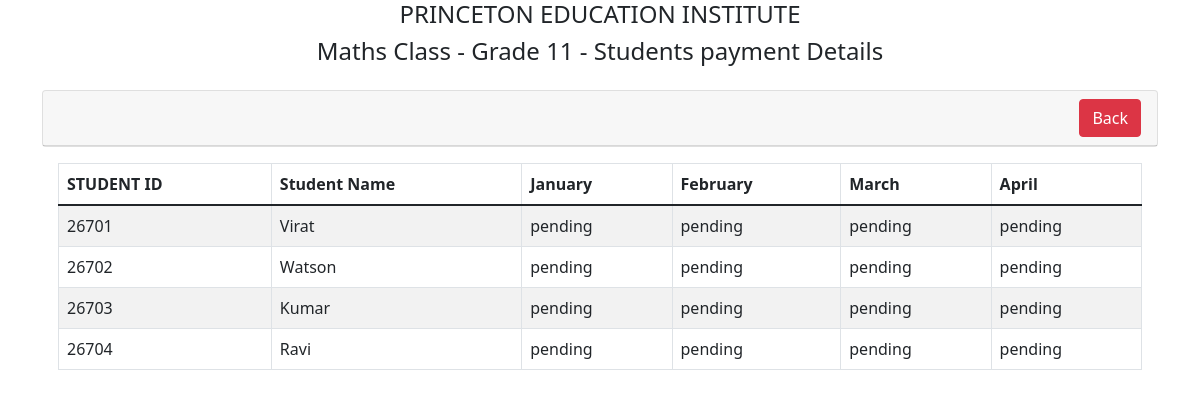
/science11payment.php, run on the app's committed database.
### tables this page shows
CREATE TABLE `student` (
  `stId` int(11) NOT NULL,
  `stName` varchar(200) NOT NULL,
  `indexNumber` varchar(100) NOT NULL,
  `email` varchar(255) NOT NULL,
  `phone` varchar(100) NOT NULL,
  `dateJoined` text NOT NULL
);

CREATE TABLE `payments` (
  `pytId` int(11) NOT NULL,
  `indexNumber` varchar(100) NOT NULL,
  `sbId` int(11) NOT NULL,
  `amount` int(11) NOT NULL,
  `january` varchar(100) NOT NULL,
  `february` varchar(100) NOT NULL,
  `march` varchar(100) NOT NULL,
  `april` varchar(100) NOT NULL
);

### science11payment.php (the view, shortened to what this page needs)
<?php
    require 'dbcon.php';
?>
<!doctype html>
<html lang="en">
  <head>
    <link href="https://cdn.jsdelivr.net/npm/bootstrap@5.1.3/dist/css/bootstrap.min.css" rel="stylesheet">
</head>
<body>
<h4 class="text-center">PRINCETON EDUCATION INSTITUTE</h4>
<h4 class="text-center">Maths Class - Grade 11 - Students payment Details</h4>
    <div class="container mt-4">
        <div class="row">
            <div class="col-md-12">
                <div class="card">
                    <div class="card-header">
                    <h4> <a href="payments.php" class="btn btn-danger float-end">Back</a>
                        </h4>
                    </div>
                    </div>
                    <div class="card-body">
                        <table class="table table-bordered table-striped">
                            <thead>
                                <tr>
                                    <th>STUDENT ID</th>
                                    <th>Student Name</th>
                                    <th>January</th>
                                    <th>February</th>
                                    <th>March</th>
                                    <th>April</th>
                                </tr>
                            </thead>
                            <tbody>
                                <?php
                                    $query = "SELECT payments.*,student.stName FROM student,payments WHERE student.indexNumber = payments.indexNumber AND payments.sbId='201' " ;
                                    $query_run = mysqli_query($con, $query);
                                    if(mysqli_num_rows($query_run) > 0)
                                    {
                                        foreach($query_run as $payment)
                                        {
                                            ?>
                                            <tr>
                                                <td><?= $payment['indexNumber']; ?></td>
                                                <td><?= $payment['stName']; ?></td>
                                                <td><?= $payment['january']; ?></td>
                                                <td><?= $payment['february']; ?></td>
                                                <td><?= $payment['march']; ?></td>
                                                <td><?= $payment['april']; ?></td>
                                            </tr>
                                            <?php
                                        }
                                    }
                                ?>
                            </tbody>
                        </table>
                    </div>
                </div>
            </div>
        </div>
</body>
</html>

### data on the page
student: payments.indexNumber "26701", stName "Virat", payments.january "pending", payments.february "pending", payments.march "pending", payments.april "pending"
student: payments.indexNumber "26702", stName "Watson", payments.january "pending", payments.february "pending", payments.march "pending", payments.april "pending"
student: payments.indexNumber "26703", stName "Kumar", payments.january "pending", payments.february "pending", payments.march "pending", payments.april "pending"
student: payments.indexNumber "26704", stName "Ravi", payments.january "pending", payments.february "pending", payments.march "pending", payments.april "pending"
